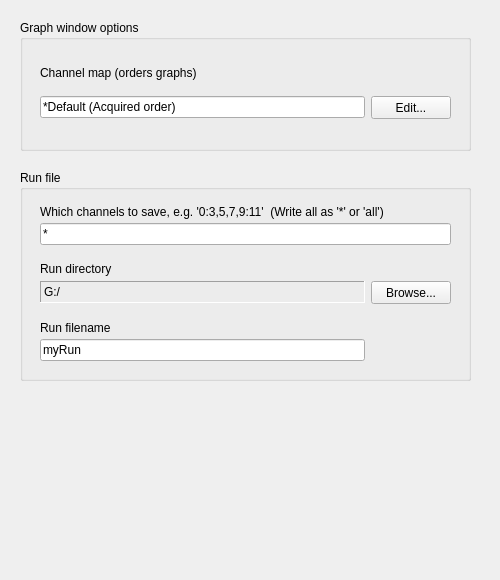
<?xml version="1.0" encoding="UTF-8"?>
<ui version="4.0">
 <class>SeeNSaveTab</class>
 <widget class="QWidget" name="SeeNSaveTab">
  <property name="geometry">
   <rect>
    <x>0</x>
    <y>0</y>
    <width>500</width>
    <height>580</height>
   </rect>
  </property>
  <property name="baseSize">
   <size>
    <width>0</width>
    <height>0</height>
   </size>
  </property>
  <property name="font">
   <font>
    <kerning>true</kerning>
   </font>
  </property>
  <property name="focusPolicy">
   <enum>Qt::NoFocus</enum>
  </property>
  <property name="windowTitle">
   <string>Form</string>
  </property>
  <widget class="QGroupBox" name="graphGB">
   <property name="geometry">
    <rect>
     <x>20</x>
     <y>20</y>
     <width>451</width>
     <height>131</height>
    </rect>
   </property>
   <property name="title">
    <string>Graph window options</string>
   </property>
   <widget class="QWidget" name="gridLayoutWidget_2">
    <property name="geometry">
     <rect>
      <x>20</x>
      <y>30</y>
      <width>411</width>
      <height>81</height>
     </rect>
    </property>
    <layout class="QGridLayout" name="gridLayout_2">
     <property name="verticalSpacing">
      <number>0</number>
     </property>
     <item row="1" column="1">
      <widget class="QPushButton" name="chnMapBut">
       <property name="minimumSize">
        <size>
         <width>0</width>
         <height>23</height>
        </size>
       </property>
       <property name="text">
        <string>Edit...</string>
       </property>
      </widget>
     </item>
     <item row="1" column="0">
      <widget class="QLineEdit" name="chnMapLE">
       <property name="minimumSize">
        <size>
         <width>0</width>
         <height>22</height>
        </size>
       </property>
       <property name="text">
        <string>*Default (Acquired order)</string>
       </property>
       <property name="readOnly">
        <bool>false</bool>
       </property>
       <property name="placeholderText">
        <string/>
       </property>
      </widget>
     </item>
     <item row="0" column="0">
      <widget class="QLabel" name="chnMapLbl">
       <property name="sizePolicy">
        <sizepolicy hsizetype="Expanding" vsizetype="Minimum">
         <horstretch>0</horstretch>
         <verstretch>0</verstretch>
        </sizepolicy>
       </property>
       <property name="minimumSize">
        <size>
         <width>0</width>
         <height>13</height>
        </size>
       </property>
       <property name="text">
        <string>Channel map (orders graphs)</string>
       </property>
       <property name="alignment">
        <set>Qt::AlignLeading|Qt::AlignLeft|Qt::AlignVCenter</set>
       </property>
      </widget>
     </item>
     <item row="2" column="0">
      <spacer name="verticalSpacer_3">
       <property name="orientation">
        <enum>Qt::Vertical</enum>
       </property>
       <property name="sizeType">
        <enum>QSizePolicy::Preferred</enum>
       </property>
       <property name="sizeHint" stdset="0">
        <size>
         <width>20</width>
         <height>12</height>
        </size>
       </property>
      </spacer>
     </item>
     <item row="3" column="0" colspan="2">
      <layout class="QHBoxLayout" name="horizontalLayout">
       <property name="spacing">
        <number>6</number>
       </property>
      </layout>
     </item>
    </layout>
   </widget>
  </widget>
  <widget class="QGroupBox" name="runGB">
   <property name="geometry">
    <rect>
     <x>20</x>
     <y>170</y>
     <width>451</width>
     <height>211</height>
    </rect>
   </property>
   <property name="title">
    <string>Run file</string>
   </property>
   <widget class="QWidget" name="gridLayoutWidget">
    <property name="geometry">
     <rect>
      <x>20</x>
      <y>30</y>
      <width>411</width>
      <height>161</height>
     </rect>
    </property>
    <layout class="QGridLayout" name="gridLayout">
     <property name="verticalSpacing">
      <number>0</number>
     </property>
     <item row="5" column="1">
      <spacer name="verticalSpacer">
       <property name="orientation">
        <enum>Qt::Vertical</enum>
       </property>
       <property name="sizeType">
        <enum>QSizePolicy::Preferred</enum>
       </property>
       <property name="sizeHint" stdset="0">
        <size>
         <width>20</width>
         <height>12</height>
        </size>
       </property>
      </spacer>
     </item>
     <item row="4" column="1">
      <widget class="QLabel" name="runDirLbl">
       <property name="sizePolicy">
        <sizepolicy hsizetype="Expanding" vsizetype="Fixed">
         <horstretch>0</horstretch>
         <verstretch>0</verstretch>
        </sizepolicy>
       </property>
       <property name="minimumSize">
        <size>
         <width>0</width>
         <height>22</height>
        </size>
       </property>
       <property name="frameShape">
        <enum>QFrame::Panel</enum>
       </property>
       <property name="frameShadow">
        <enum>QFrame::Sunken</enum>
       </property>
       <property name="text">
        <string>G:/</string>
       </property>
      </widget>
     </item>
     <item row="3" column="1">
      <widget class="QLabel" name="runDirLabel">
       <property name="sizePolicy">
        <sizepolicy hsizetype="Expanding" vsizetype="Minimum">
         <horstretch>0</horstretch>
         <verstretch>0</verstretch>
        </sizepolicy>
       </property>
       <property name="minimumSize">
        <size>
         <width>0</width>
         <height>13</height>
        </size>
       </property>
       <property name="text">
        <string>Run directory</string>
       </property>
       <property name="alignment">
        <set>Qt::AlignLeading|Qt::AlignLeft|Qt::AlignVCenter</set>
       </property>
      </widget>
     </item>
     <item row="0" column="1" colspan="2">
      <widget class="QLabel" name="saveChansLabel">
       <property name="sizePolicy">
        <sizepolicy hsizetype="Expanding" vsizetype="Minimum">
         <horstretch>0</horstretch>
         <verstretch>0</verstretch>
        </sizepolicy>
       </property>
       <property name="minimumSize">
        <size>
         <width>0</width>
         <height>13</height>
        </size>
       </property>
       <property name="baseSize">
        <size>
         <width>0</width>
         <height>0</height>
        </size>
       </property>
       <property name="toolTip">
        <string/>
       </property>
       <property name="text">
        <string>Which channels to save, e.g. '0:3,5,7,9:11'  (Write all as '*' or 'all')</string>
       </property>
       <property name="alignment">
        <set>Qt::AlignLeading|Qt::AlignLeft|Qt::AlignVCenter</set>
       </property>
      </widget>
     </item>
     <item row="6" column="1">
      <widget class="QLabel" name="runNameLabel">
       <property name="sizePolicy">
        <sizepolicy hsizetype="Expanding" vsizetype="Minimum">
         <horstretch>0</horstretch>
         <verstretch>0</verstretch>
        </sizepolicy>
       </property>
       <property name="minimumSize">
        <size>
         <width>0</width>
         <height>13</height>
        </size>
       </property>
       <property name="text">
        <string>Run filename</string>
       </property>
       <property name="alignment">
        <set>Qt::AlignLeading|Qt::AlignLeft|Qt::AlignVCenter</set>
       </property>
      </widget>
     </item>
     <item row="4" column="2">
      <widget class="QPushButton" name="runDirBut">
       <property name="minimumSize">
        <size>
         <width>0</width>
         <height>23</height>
        </size>
       </property>
       <property name="text">
        <string>Browse...</string>
       </property>
      </widget>
     </item>
     <item row="7" column="1">
      <widget class="QLineEdit" name="runNameLE">
       <property name="minimumSize">
        <size>
         <width>0</width>
         <height>22</height>
        </size>
       </property>
       <property name="text">
        <string>myRun</string>
       </property>
      </widget>
     </item>
     <item row="1" column="1" colspan="2">
      <widget class="QLineEdit" name="saveChansLE">
       <property name="minimumSize">
        <size>
         <width>0</width>
         <height>22</height>
        </size>
       </property>
       <property name="text">
        <string>*</string>
       </property>
      </widget>
     </item>
     <item row="2" column="1">
      <spacer name="verticalSpacer_2">
       <property name="orientation">
        <enum>Qt::Vertical</enum>
       </property>
       <property name="sizeType">
        <enum>QSizePolicy::Preferred</enum>
       </property>
       <property name="sizeHint" stdset="0">
        <size>
         <width>20</width>
         <height>12</height>
        </size>
       </property>
      </spacer>
     </item>
    </layout>
   </widget>
  </widget>
 </widget>
 <tabstops>
  <tabstop>chnMapLE</tabstop>
  <tabstop>chnMapBut</tabstop>
  <tabstop>saveChansLE</tabstop>
  <tabstop>runDirBut</tabstop>
  <tabstop>runNameLE</tabstop>
 </tabstops>
 <resources/>
 <connections/>
</ui>
